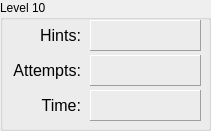
     <widget class="QGroupBox" name="groupLevel10">
      <property name="geometry">
       <rect>
        <x>470</x>
        <y>280</y>
        <width>211</width>
        <height>131</height>
       </rect>
      </property>
      <property name="title">
       <string>Level 10</string>
      </property>
      <widget class="QLabel" name="lblHintsLevel10">
       <property name="geometry">
        <rect>
         <x>90</x>
         <y>20</y>
         <width>111</width>
         <height>31</height>
        </rect>
       </property>
       <property name="frameShape">
        <enum>QFrame::Panel</enum>
       </property>
       <property name="frameShadow">
        <enum>QFrame::Raised</enum>
       </property>
       <property name="text">
        <string/>
       </property>
      </widget>
      <widget class="QLabel" name="label_80">
       <property name="geometry">
        <rect>
         <x>0</x>
         <y>60</y>
         <width>81</width>
         <height>21</height>
        </rect>
       </property>
       <property name="font">
        <font>
         <pointsize>12</pointsize>
        </font>
       </property>
       <property name="layoutDirection">
        <enum>Qt::LeftToRight</enum>
       </property>
       <property name="text">
        <string>Attempts:</string>
       </property>
       <property name="alignment">
        <set>Qt::AlignRight|Qt::AlignTrailing|Qt::AlignVCenter</set>
       </property>
      </widget>
      <widget class="QLabel" name="lblTimeLevel10">
       <property name="geometry">
        <rect>
         <x>90</x>
         <y>90</y>
         <width>111</width>
         <height>31</height>
        </rect>
       </property>
       <property name="frameShape">
        <enum>QFrame::Panel</enum>
       </property>
       <property name="frameShadow">
        <enum>QFrame::Raised</enum>
       </property>
       <property name="text">
        <string/>
       </property>
      </widget>
      <widget class="QLabel" name="lblAttemptsLevel10">
       <property name="geometry">
        <rect>
         <x>90</x>
         <y>55</y>
         <width>111</width>
         <height>31</height>
        </rect>
       </property>
       <property name="frameShape">
        <enum>QFrame::Panel</enum>
       </property>
       <property name="frameShadow">
        <enum>QFrame::Raised</enum>
       </property>
       <property name="text">
        <string/>
       </property>
      </widget>
      <widget class="QLabel" name="label_83">
       <property name="geometry">
        <rect>
         <x>10</x>
         <y>25</y>
         <width>71</width>
         <height>21</height>
        </rect>
       </property>
       <property name="font">
        <font>
         <pointsize>12</pointsize>
        </font>
       </property>
       <property name="layoutDirection">
        <enum>Qt::LeftToRight</enum>
       </property>
       <property name="text">
        <string>Hints:</string>
       </property>
       <property name="alignment">
        <set>Qt::AlignRight|Qt::AlignTrailing|Qt::AlignVCenter</set>
       </property>
      </widget>
      <widget class="QLabel" name="label_84">
       <property name="geometry">
        <rect>
         <x>10</x>
         <y>90</y>
         <width>71</width>
         <height>31</height>
        </rect>
       </property>
       <property name="font">
        <font>
         <pointsize>12</pointsize>
        </font>
       </property>
       <property name="layoutDirection">
        <enum>Qt::LeftToRight</enum>
       </property>
       <property name="text">
        <string>Time:</string>
       </property>
       <property name="alignment">
        <set>Qt::AlignRight|Qt::AlignTrailing|Qt::AlignVCenter</set>
       </property>
      </widget>
     </widget>
